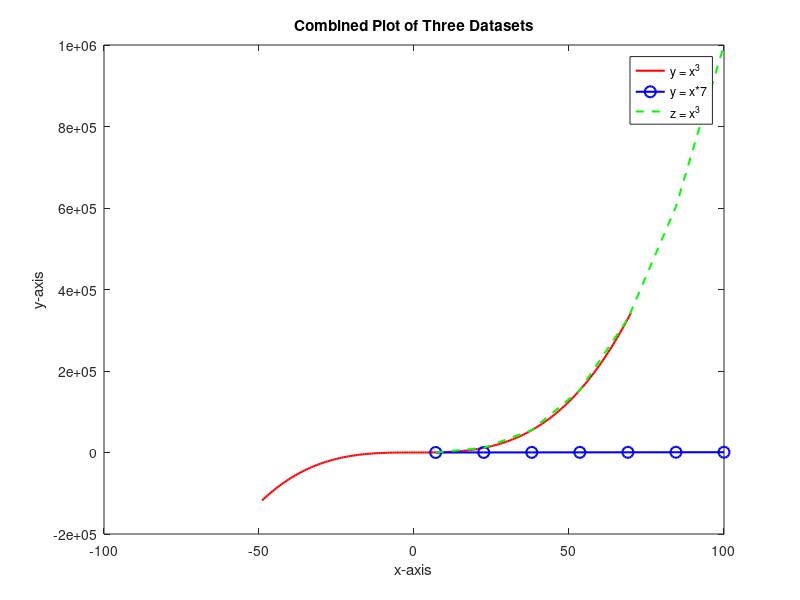

MATLAB code for this plot:
x1 = linspace(-49, 70, 210);
y1 = x1.^3;

x2 = linspace(7, 100, 7);
y2 = x2 .* 7;

z = x2.^3;

plot(x1, y1, 'r-', 'LineWidth', 1.5, 'DisplayName', 'y = x^3');
hold on;
plot(x2, y2, 'bo-', 'LineWidth', 1.5, 'MarkerSize', 8, 'DisplayName', 'y = x*7');
plot(x2, z, 'g--', 'LineWidth', 1.5, 'DisplayName', 'z = x^3');

xlabel('x-axis');
ylabel('y-axis');
title('Combined Plot of Three Datasets');

legend;

hold off;

pause;

A = randi([1, 80], 10, 7);  % 10 rows, 7 columns, integers between 1 and 80
disp(A);
